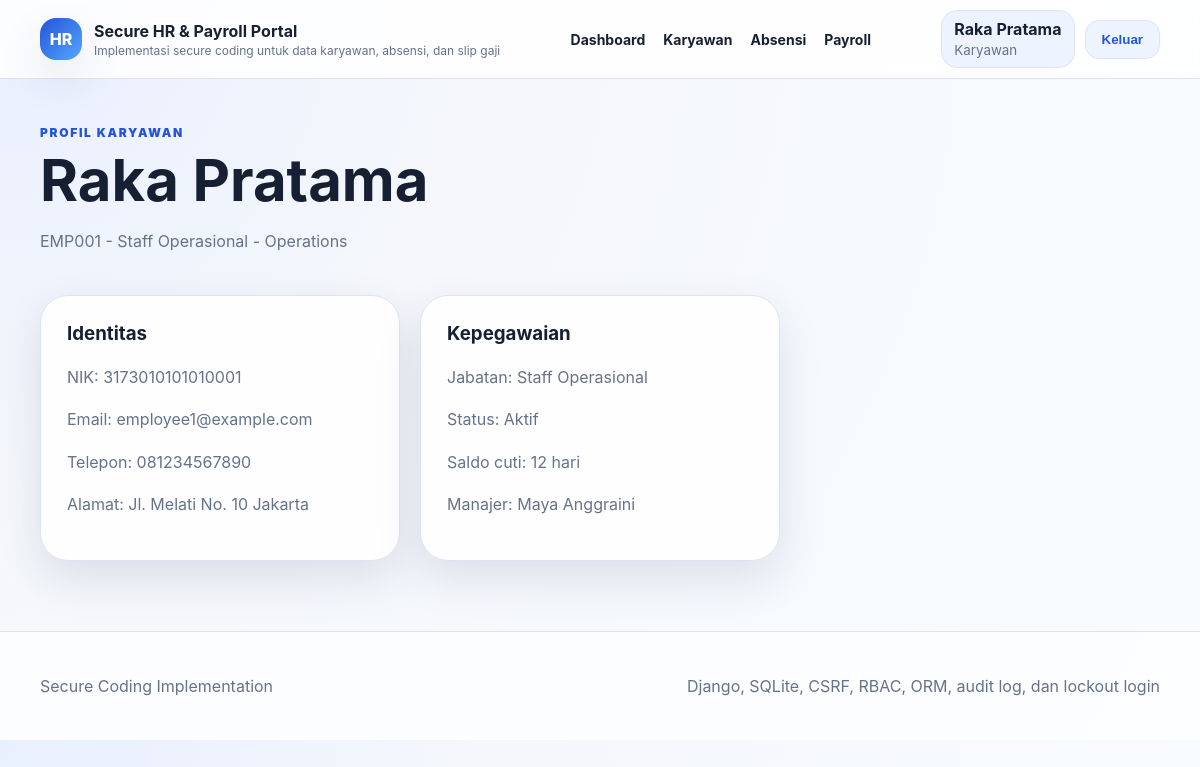
Page /employees/1/ (signed in) on the committed database.
### accounts/models.py (models this page shows, shortened)
class User(AbstractUser):
    ROLE_EMPLOYEE = "employee"
    ROLE_MANAGER = "manager"
    ROLE_HR = "hr"
    ROLE_FINANCE = "finance"
    ROLE_ADMIN = "admin"
    ROLE_CHOICES = [
        (ROLE_EMPLOYEE, "Karyawan"),
        (ROLE_MANAGER, "Manajer Karyawan"),
        (ROLE_HR, "SDM/HR"),
        (ROLE_FINANCE, "Finance"),
        (ROLE_ADMIN, "Admin Sistem"),
    ]
    role = models.CharField(max_length=20, choices=ROLE_CHOICES, default=ROLE_EMPLOYEE)
    display_name = models.CharField(max_length=150, blank=True)
    @property
    def role_label(self) -> str:
        return dict(self.ROLE_CHOICES).get(self.role, self.role)

### core/models.py (models this page shows, shortened)
class EmployeeProfile(models.Model):
    STATUS_ACTIVE = "active"
    STATUS_INACTIVE = "inactive"
    STATUS_RESIGNED = "resigned"
    STATUS_CHOICES = [
        (STATUS_ACTIVE, "Aktif"),
        (STATUS_INACTIVE, "Nonaktif"),
        (STATUS_RESIGNED, "Resign"),
    ]
    user = models.OneToOneField(settings.AUTH_USER_MODEL, on_delete=models.CASCADE, related_name="employee_profile")
    employee_id = models.CharField(
        max_length=20,
        unique=True,
        validators=[RegexValidator(r"^EMP-?[0-9]{3,8}$", "Format ID karyawan harus seperti EMP001 atau EMP-0001.")],
    )
    full_name = models.CharField(max_length=120)
    position = models.CharField(
        max_length=80,
        default="Staff",
        validators=[RegexValidator(r"^[A-Za-zÀ-ÿ0-9 .,'/&()\-]{2,80}$", "Jabatan mengandung karakter tidak valid.")],
    )
    nik = models.CharField(
        max_length=16,
        unique=True,
        validators=[RegexValidator(r"^[0-9]{16}$", "NIK harus terdiri dari 16 digit.")],
    )
    email = models.EmailField(unique=True)
    phone = models.CharField(
        max_length=20,
        validators=[RegexValidator(r"^[0-9+() -]{8,20}$", "Nomor telepon mengandung karakter tidak valid.")],
    )
    address = models.TextField(max_length=250)
    department = models.ForeignKey(Department, on_delete=models.PROTECT, related_name="employees")
    manager = models.ForeignKey(
        settings.AUTH_USER_MODEL,
        on_delete=models.SET_NULL,
        null=True,
        blank=True,
        related_name="managed_employees",
    )
    bank_account = models.CharField(
        max_length=20,
        validators=[RegexValidator(r"^[0-9]{8,20}$", "Nomor rekening hanya boleh berisi angka.")],
    )
    leave_balance = models.PositiveIntegerField(default=12)
    base_salary = models.DecimalField(max_digits=12, decimal_places=2, validators=[MinValueValidator(Decimal("0"))])
    status = models.CharField(max_length=20, choices=STATUS_CHOICES, default=STATUS_ACTIVE)
    created_at = models.DateTimeField(auto_now_add=True)
    updated_at = models.DateTimeField(auto_now=True)
    class Meta:
        ordering = ["employee_id"]

class Department(models.Model):
    name = models.CharField(max_length=80, unique=True)
    code = models.CharField(
        max_length=12,
        unique=True,
        validators=[RegexValidator(r"^[A-Z0-9_]{2,12}$", "Kode hanya boleh berisi huruf kapital, angka, dan underscore.")],
    )
    class Meta:
        ordering = ["name"]

### core/views.py (the view)
# urls.py: path("employees/<int:pk>/", views.employee_detail, name="employee_detail"),
@login_required
def employee_detail(request, pk):
    employee = get_object_or_404(EmployeeProfile.objects.select_related("user", "department", "manager"), pk=pk)
    allowed = request.user.is_superuser or request.user.role in HR_ROLES or employee.user_id == request.user.id
    allowed = allowed or (request.user.role == User.ROLE_MANAGER and employee.manager_id == request.user.id)
    if not allowed:
        raise PermissionDenied
    return render(request, "core/employee_detail.html", {"employee": employee})

### core/context_processors.py (called while the page is built)
def site_context(request):
    return {
        "site_name": "Secure HR & Payroll Portal",
        "site_tagline": "Implementasi secure coding untuk data karyawan, absensi, dan slip gaji",
    }

### templates/core/employee_detail.html (shortened to what this page needs)
{% extends "base.html" %}
{% block content %}
<section class="section-heading row-between">
  <div>
    <span class="eyebrow">Profil karyawan</span>
    <h1>{{ employee.full_name }}</h1>
    <p>{{ employee.employee_id }} - {{ employee.position }} - {{ employee.department.name }}</p>
  </div>
</section>
<section class="detail-grid">
  <article class="card"><h3>Identitas</h3><p>NIK: {{ employee.nik }}</p><p>Email: {{ employee.email }}</p><p>Telepon: {{ employee.phone }}</p><p>Alamat: {{ employee.address }}</p></article>
  <article class="card"><h3>Kepegawaian</h3><p>Jabatan: {{ employee.position }}</p><p>Status: {{ employee.get_status_display }}</p><p>Saldo cuti: {{ employee.leave_balance }} hari</p><p>Manajer: {{ employee.manager.display_name|default:"-" }}</p></article>
</section>
{% endblock %}

### templates/base.html (shortened to what this page needs)
{% load static %}
<!DOCTYPE html>
<html lang="id">
<head>
  <link rel="stylesheet" href="{% static 'css/styles.css' %}">
</head>
<body>
  <header class="site-header">
    <div class="container header-inner">
      {% if request.user.is_authenticated %}
      <a class="brand" href="{% url 'dashboard' %}">
      {% else %}
      <a class="brand" href="{% url 'home' %}">
      {% endif %}
        <span class="brand-mark">HR</span>
        <span>
          <strong>{{ site_name }}</strong>
          <small>{{ site_tagline }}</small>
        </span>
      </a>
      <nav class="main-nav">
        {% if request.user.is_authenticated %}
          <a href="{% url 'dashboard' %}">Dashboard</a>
          <a href="{% url 'employee_list' %}">Karyawan</a>
          <a href="{% url 'attendance_list' %}">Absensi</a>
          <a href="{% url 'payroll_list' %}">Payroll</a>
        {% endif %}
      </nav>
      <div class="header-actions">
        {% if request.user.is_authenticated %}
          <div class="user-chip">
            <span>{{ request.user.display_name|default:request.user.username }}</span>
            <small>{{ request.user.role_label }}</small>
          </div>
          <form method="post" action="{% url 'logout' %}">
            <button class="btn btn-soft" type="submit">Keluar</button>
          </form>
        {% else %}
          <a class="btn btn-primary" href="{% url 'login' %}">Masuk</a>
        {% endif %}
      </div>
    </div>
  </header>
  <main class="container page-shell">
    {% block content %}{% endblock %}
  </main>
  <footer class="site-footer">
    <div class="container footer-grid">
      <p>Secure Coding Implementation</p>
      <p>Django, SQLite, CSRF, RBAC, ORM, audit log, dan lockout login</p>
    </div>
  </footer>
</body>
</html>

### static/css/styles.css (style rules this page uses)
:root { --bg: #f5f7fb; --surface: #ffffff; --surface-soft: #eef4ff; --primary: #2354d8; --primary-dark: #173d9f; --text: #172033; --muted: #66728a; --line: #dce3f2; --success: #14815f; --danger: #c13f3f; --shadow: 0 18px 45px rgba(30, 49, 90, 0.12); }
* { box-sizing: border-box; }
body { margin: 0; font-family: Inter, Segoe UI, Arial, sans-serif; color: var(--text); background: radial-gradient(circle at top left, #e8efff 0, #f5f7fb 34%, #f8fbff 100%); }
a { color: var(--primary); text-decoration: none; }
.container { width: min(1120px, calc(100% - 40px)); margin: 0 auto; }
.site-header { position: sticky; top: 0; z-index: 20; background: rgba(255, 255, 255, 0.86); backdrop-filter: blur(16px); border-bottom: 1px solid var(--line); }
.header-inner { display: flex; align-items: center; justify-content: space-between; min-height: 78px; gap: 22px; }
.brand { display: flex; align-items: center; gap: 12px; color: var(--text); }
.brand-mark { width: 42px; height: 42px; border-radius: 16px; display: grid; place-items: center; color: #fff; font-weight: 800; background: linear-gradient(135deg, var(--primary), #55a7ff); box-shadow: var(--shadow); }
.brand small { display: block; color: var(--muted); font-size: 12px; margin-top: 2px; }
.main-nav { display: flex; gap: 18px; align-items: center; flex-wrap: wrap; }
.main-nav a { color: var(--text); font-weight: 700; font-size: 14px; }
.header-actions { display: flex; align-items: center; gap: 10px; }
.user-chip { background: var(--surface-soft); border: 1px solid var(--line); border-radius: 16px; padding: 8px 12px; }
.user-chip span { display: block; font-weight: 700; }
.user-chip small { color: var(--muted); }
.btn { border: 0; border-radius: 14px; padding: 11px 16px; font-weight: 800; cursor: pointer; display: inline-flex; align-items: center; justify-content: center; }
.btn-soft { background: var(--surface-soft); color: var(--primary); border: 1px solid var(--line); }
.page-shell { padding: 42px 0 70px; }
.hero-copy, .security-card, .card, .metric, .table-card, .form-shell, .error-panel { background: rgba(255, 255, 255, 0.92); border: 1px solid var(--line); border-radius: 28px; box-shadow: var(--shadow); }
.hero-copy h1, .section-heading h1 { font-size: clamp(32px, 5vw, 58px); line-height: 1.02; margin: 10px 0 18px; }
.hero-copy p, .section-heading p { color: var(--muted); line-height: 1.7; }
.eyebrow { color: var(--primary); text-transform: uppercase; letter-spacing: 0.14em; font-size: 12px; font-weight: 900; }
.card { padding: 26px; }
.card h3 { margin-top: 0; }
.card p { color: var(--muted); line-height: 1.65; }
.section-heading { margin-bottom: 24px; }
.row-between { display: flex; justify-content: space-between; align-items: flex-end; gap: 18px; }
.detail-grid { display: grid; grid-template-columns: repeat(3, minmax(0, 1fr)); gap: 20px; }
.site-footer { border-top: 1px solid var(--line); padding: 28px 0; color: var(--muted); background: rgba(255, 255, 255, 0.7); }
.footer-grid { display: flex; justify-content: space-between; gap: 20px; flex-wrap: wrap; }

### rows in the picture
User: user.display_name "Raka Pratama", user.role_label "Karyawan"
EmployeeProfile: full_name "Raka Pratama", employee_id "EMP001", position "Staff Operasional", department.name "Operations", nik "3173010101010001", email "employee1@example.com", phone "081234567890", address "Jl. Melati No. 10 Jakarta", status "Aktif", leave_balance "12", manager.display_name "Maya Anggraini"

### other values in the picture
{{ site_name }} "Secure HR & Payroll Portal"
{{ site_tagline }} "Implementasi secure coding untuk data karyawan, absensi, dan slip gaji"
